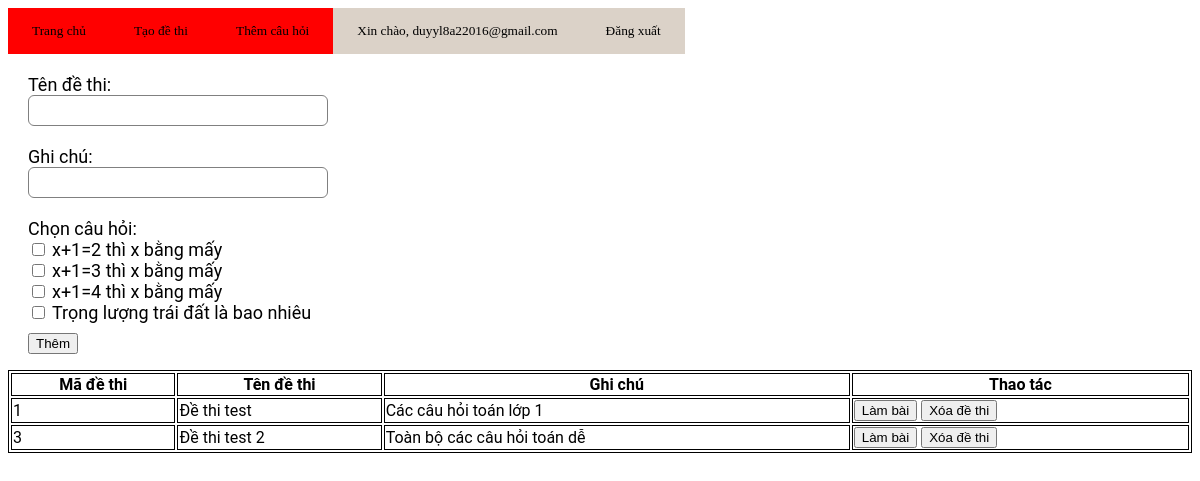
The page /add_dethi.php (signed in) on the database its author committed.
### tables this page shows
CREATE TABLE `cauhoi` (
  `MACAUHOI` int(11) NOT NULL,
  `NOIDUNGCAUHOI` text NOT NULL,
  `MUCDO` text NOT NULL
);

CREATE TABLE `dethi` (
  `iddethi` int(11) NOT NULL,
  `tendethi` text NOT NULL,
  `ghichu` text NOT NULL
);

### add_dethi.php (the view, shortened to what this page needs)
<?php
    require_once "database.php";
    $sql = "SELECT * FROM `cauhoi`";
    $result = $mysqli->query($sql);
    $sql_dethi = "SELECT * FROM `dethi`";
    $result2 = $mysqli->query($sql_dethi);
?>
<html>
    <head>
        <link rel="stylesheet" href="Css/style.css" />
    </head>
    <div id='menu-bar'>
        <a href = 'index.php'><button class="nut-bam"> Trang chủ </button></a><br/>
        <a href = 'add_dethi.php'><button class="nut-bam"> Tạo đề thi</button></a><br/>
        <a href = 'add_cauhoi.php'><button class="nut-bam"> Thêm câu hỏi</button></a><br/>
        <a><button id='welcome' class="nut-bam">Xin chào, <?php echo $_SESSION['email']; ?></button></a>
        <a href = 'logout.php'><button id ='welcome' class="nut-bam"> Đăng xuất </button></a><br/>
    </div>
    <body>
    <form method = "POST" action ="add_dethi.php">
        <label>Tên đề thi: </label>
        <input type ="text" name = "tendethi">
        <label>Ghi chú: </label>
        <input type ="text" name = "ghichu">
        <label>Chọn câu hỏi: </label>
        <?php
            if (mysqli_num_rows($result) > 0){
                while($cauhoi = mysqli_fetch_assoc($result)){
                    echo "<input style='width:auto' type='checkbox' name='ques[]' value='".$cauhoi['MACAUHOI']."'>
                          <label style='display:unset'>".$cauhoi["NOIDUNGCAUHOI"]."</label><br>";
                }
            }
        ?>
		<button style="margin-top:10px;" name='submit' type = "submit">Thêm</button></a><br/>
    </form>
            <table style="width:100%">
                <tr>
                    <th>Mã đề thi</th>
                    <th>Tên đề thi</th>
                    <th>Ghi chú</th>
                    <th>Thao tác</th>
                </tr>
                <?php
                    if (mysqli_num_rows($result2) > 0){
                        while($row = mysqli_fetch_assoc($result2)){
                            echo "<tr>";
                                echo "<td>".$row['iddethi']."</td>";
                                echo "<td>".$row['tendethi']."</td>";
                                echo "<td>".$row['ghichu']."</td>";
                                echo "<td><a href='exam.php?iddethi=".$row['iddethi']."'><button>Làm bài</button></a>  <a href='xoa_dethi.php?iddethi=".$row['iddethi']."'><button>Xóa đề thi</button></a></td>";
                            echo "</tr>";
                        }
                    }
                    ?>
            </table>
    <body>
</html>

### Css/style.css (style rules this page uses)
body { background-color: rgb(255, 255, 255); font-family: "Roboto", sans-serif; }
form { width: 300px; margin-left: 20px; }
form label { display: flex; margin-top: 20px; font-size: 18px; }
form input { width: 100%; padding: 7px; border: none; border: 1px solid gray; border-radius: 6px; outline: none; }
.nut-bam { font-family: cursive; border:none; background: rgb(255, 0, 0); color: black;; padding: 15px 24px; cursor: pointer; transition: background 0.1s; }

### add_dethi.php (style rules this page uses)
#menu-bar { width: 100%; padding: 1 em !important; display: flex; backgrond-color: rgb(202, 7, 7); }
#menu-bar #welcome { background: rgb(219, 210, 200) !important; }
table, th, td { border:1px solid black; }

### rows shown on the page
cauhoi: NOIDUNGCAUHOI "x+1=2 thì x bằng mấy"
cauhoi: NOIDUNGCAUHOI "x+1=3 thì x bằng mấy"
cauhoi: NOIDUNGCAUHOI "x+1=4 thì x bằng mấy"
cauhoi: NOIDUNGCAUHOI "Trọng lượng trái đất là bao nhiêu"
dethi: iddethi "1", tendethi "Đề thi test", ghichu "Các câu hỏi toán lớp 1"
dethi: iddethi "3", tendethi "Đề thi test 2", ghichu "Toàn bộ các câu hỏi toán dễ"

### other values the page prints
$_SESSION['email'] "duyyl8a22016@gmail.com"
